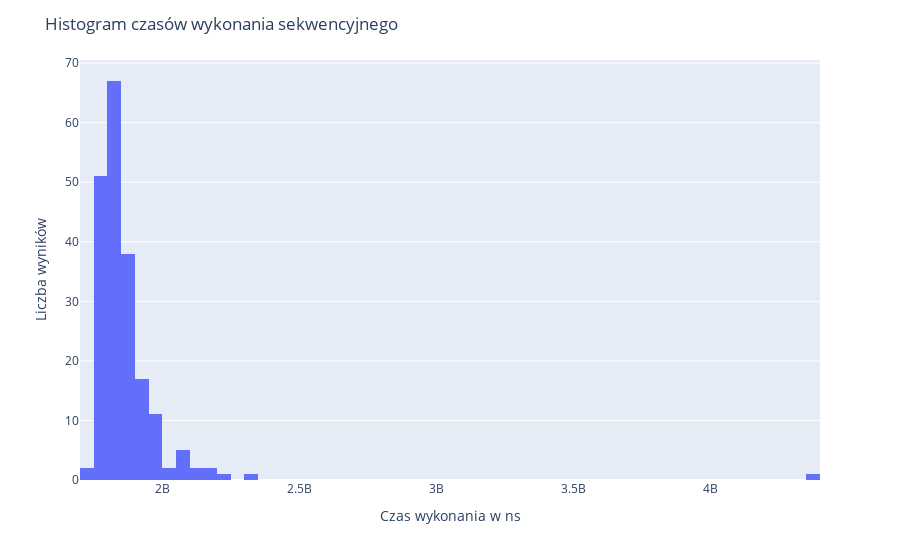

Source (notebook cell):
### Code cell
df = pd.DataFrame(read_data("Wyniki/Sequential_game_of_life_performance.txt"))

seq_mean_ms = df[0].mean()/ 1e6
print(f'Średnia: {seq_mean_ms:0.2f} ms')

fig = px.histogram(df, x=0)
fig.update_xaxes(title='Czas wykonania w ns')
fig.update_yaxes(title='Liczba wyników')
fig.update_layout(title='Histogram czasów wykonania sekwencyjnego')
fig.show()
fig.write_image("images/Sequential_histogram.png", scale=3)

### Figure 1 — Plotly figure (JSON) as saved in the notebook; plotly's stock layout.template omitted (floating-point values rounded to 4 significant figures; data arrays with more than 128 entries replaced by an {"elided": "..."} marker saying what was removed)
{"data": [{"alignmentgroup": "True", "bingroup": "x", "hoverlabel": {"namelength": 0}, "hovertemplate": "0=%{x}<br>count=%{y}", "legendgroup": "", "marker": {"color": "#636efa"}, "name": "", "offsetgroup": "", "orientation": "v", "showlegend": false, "type": "histogram", "x": {"elided": "200 int values"}, "xaxis": "x", "yaxis": "y"}], "layout": {"barmode": "relative", "legend": {"tracegroupgap": 0}, "margin": {"t": 60}, "title": {"text": "Histogram czasów wykonania sekwencyjnego"}, "xaxis": {"anchor": "y", "domain": [0, 1], "title": {"text": "Czas wykonania w ns"}}, "yaxis": {"anchor": "x", "domain": [0, 1], "title": {"text": "Liczba wyników"}}}}
